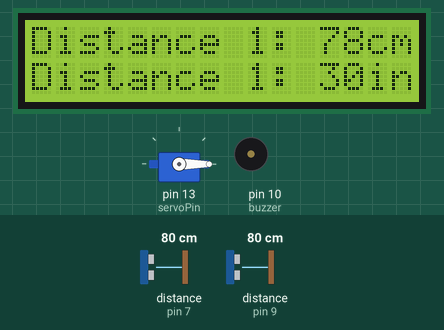
This sketch was run on a simulated Arduino Uno, built with avr-gcc and run on an emulated ATmega328P. Parts: 16×2 character LCD, servo, buzzer (waves = sounding, pin HIGH). Wiring (inferred from the names in the program): 2 × ultrasonic range finder: trigger pin 6, echo pin 7 / trigger pin 8, echo pin 9. The inputs (shaded band) are chosen by the test bench; at power-on: distance to the obstacle (sensors on pin 7, pin 9) 80 cm. The echo pulse lasts 58.3 µs per cm; pins used as bus, display or sensor lines are not drawn; what the sketch prints to the serial monitor is not drawn.

Above: at 1.2 s.
1.3 s: distance to the obstacle (sensor on pin 7) set to 8 cm
At 2.6 s:
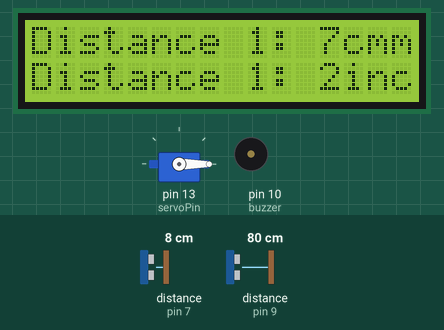
2.9 s: distance to the obstacle (sensor on pin 7) set to 5 cm
At 3.4 s:
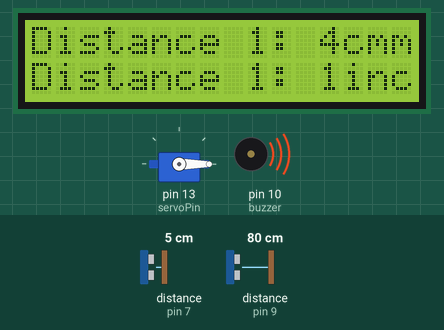
4.4 s: distance to the obstacle (sensor on pin 7) set to 18 cm
At 5.6 s:
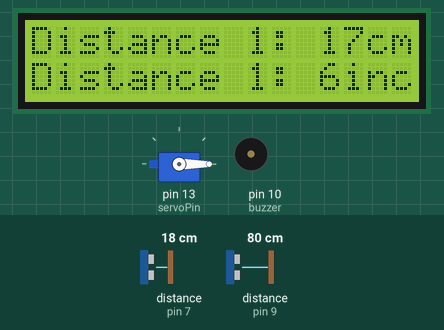
5.9 s: distance to the obstacle (sensor on pin 9) set to 13 cm
8.9 s: distance to the obstacle (sensor on pin 9) set to 10 cm
At 9.7 s:
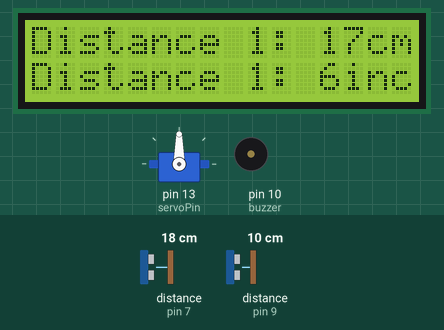
Timing chart, 0 to 11.4 s (numbered marks = the images above; inputs shaded):
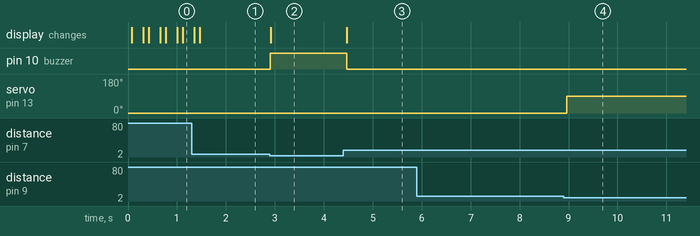

The sketch:

Smartdustbinarduino.ino
```cpp
#include <LiquidCrystal.h>
#include <Servo.h>

LiquidCrystal lcd(12, 11, 5, 4, 3, 2);

const int trigPin = 6;
const int echoPin = 7;

const int trigPin1 = 8;
const int echoPin1 = 9;

const int buzzer = 10;

const int servoPin = 13;

long duration;
int distanceCm, distanceInch;
int safetyDistance;

long duration1;
int distanceCm1, distanceInch1;
int safetyDistance1;

Servo servo;

void setup() {
  lcd.begin(16, 2);
  pinMode(trigPin, OUTPUT);
  pinMode(echoPin, INPUT);
  pinMode(trigPin1, OUTPUT);
  pinMode(echoPin1, INPUT);
  pinMode(buzzer, OUTPUT);

  servo.attach(servoPin);
  servo.write(0);
  Serial.begin(9600);
}

void loop() {
  digitalWrite(trigPin, LOW);
  delayMicroseconds(2);
  digitalWrite(trigPin, HIGH);
  delayMicroseconds(10);
  digitalWrite(trigPin, LOW);
  duration = pulseIn(echoPin, HIGH);
  distanceCm = duration * 0.034 / 2;
  distanceInch = duration * 0.0133 / 2;

  digitalWrite(trigPin1, LOW);
  delayMicroseconds(2);
  digitalWrite(trigPin1, HIGH);
  delayMicroseconds(10);
  digitalWrite(trigPin1, LOW);
  duration1 = pulseIn(echoPin1, HIGH);
  distanceCm1 = duration1 * 0.034 / 2;
  distanceInch1 = duration1 * 0.0133 / 2;

  Serial.print("Distance 1: ");
  Serial.print(distanceCm);
  Serial.print(" cm | ");
  Serial.print(distanceInch);
  Serial.println(" inch");


  Serial.print("Distance 2: ");
  Serial.print(distanceCm1);
  Serial.print(" cm | ");
  Serial.print(distanceInch1);
  Serial.println(" inch");

  safetyDistance = distanceCm;
  if (safetyDistance <= 5) {
    digitalWrite(buzzer, HIGH);
  }
  else {
    digitalWrite(buzzer, LOW);
  }

  if (distanceCm1 <= 10) {
    servo.write(90);
    delay(7000);
  } else {
    servo.write(0);
  }

  lcd.setCursor(0, 0);
  lcd.print("Distance 1: ");
  lcd.print(distanceCm);
  lcd.print("cm");

  lcd.setCursor(0, 1);
  lcd.print("Distance 1: ");
  lcd.print(distanceInch);
  lcd.print("inch");

  delay(100); // Adjust delay as needed
}
```

Measured:
- the behaviour switches between 7 and 6 cm on distance to the obstacle (sensor on pin 7) (found by bisection; images 1 and 2)
- the behaviour switches between 12 and 11 cm on distance to the obstacle (sensor on pin 9) (found by bisection; images 3 and 4)
- after the input at 1.3 s, the display: first changes after 0.05 s (image 1 shows a later state)
- after the input at 2.9 s, pin 10 (buzzer): LOW → HIGH at once; the display: changes at once (image 2)
- after the input at 4.4 s, pin 10 (buzzer): HIGH → LOW after 0.07 s; the display: changes after 0.07 s (image 3)
- after the input at 5.9 s, every drawn part: stays the same
- after the input at 8.9 s, servo on pin 13 (servoPin): 0° → 90° after 0.06 s
